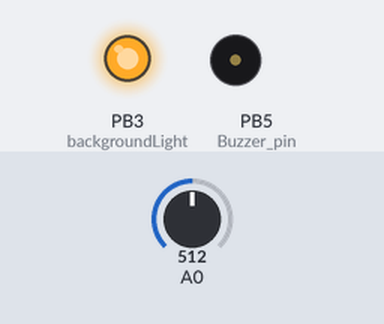
Bench run of a sketch on a simulated ATtiny85, built with avr-gcc and run on an emulated ATtiny85. On the bench: output pins drawn as LEDs (lit = HIGH), buzzer (waves = sounding). The inputs (shaded band) are chosen by the test bench; at power-on: A0 = 512. Random numbers use the default seed unless the sketch sets one.

Above: at 1.2 s.
1.3 s: A0 set to 530
At 4.2 s:
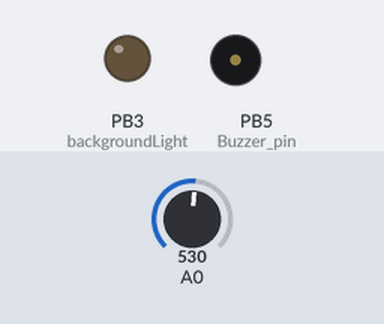
4.3 s: A0 set to 511
Timing chart, 0 to 7.3 s (numbered marks = the images above; inputs shaded):
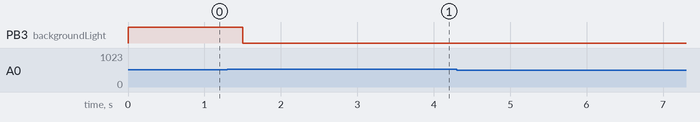

The sketch:

noDelayBlink3ledsautocalibrate5sectimeout122425.ino
```cpp
#ifndef cbi
#define cbi(sfr, bit) (_SFR_BYTE(sfr) &= ~_BV(bit))
#endif
#ifndef sbi
#define sbi(sfr, bit) (_SFR_BYTE(sfr) |= _BV(bit))
#endif


//int led = 6; // LED connected to pin 6 of ATtiny85
//int input = 3;
#include <SoftwareSerial.h>
// Definitions
//#define rxPin 3
//#define txPin 6

#include <math.h>
#include <stdlib.h>
SoftwareSerial mySerial(2,1);

int sensorPin = 0; //ACTUALLY PIN LABELED AS "2" on the HLT tutorial
int sensorVal = 1;
int backgroundLight = 3;

//boolean switchFans = 0;
float countVal = 0;
int analogPin = 0;
int PWM_pin = 7; // LED on PB0 (pin 5) of ATtiny85
int PMW_pin2 =8;
int Buzzer_pin = 5;
int val;
int outVal;
int delayVal = 1000;
long int lastTick = 0;
unsigned long currentMillis;
int lastBkgTick = 0;
int backupOutVal = 255;
int center = 520;
int temp_val = 520;
int cnt_val = 0;
long int initial_timer = 0;
long int current_timer = 0;
long int limit_timer = 0;

void setup() {
  // put your setup code here, to run once:
  mySerial.begin(9600);

  pinMode(PWM_pin, OUTPUT);

}

void loop() {
  currentMillis = round(millis());
  long int soundMillis = round(millis());
  // put your main code here, to run repeatedly:
  val = analogRead(analogPin);

  if (480 < val && val < 520 && soundMillis % 30000 < 100 )
  {
    if (temp_val == val){
      cnt_val +=1;
      if (cnt_val == 5){
        center = temp_val;
        cnt_val = 0;
      }
    }
    else {
      cnt_val = 0;
      temp_val = val;
    }
  }
  outVal = max(min(abs(center-val)*sqrt(sqrt(sqrt(abs(center-val)))),255),1);
  long lowVal;
  long high_val;

  if (outVal >15 && outVal <250) {
    initial_timer = round(millis());
    if (outVal < 20) {

      lowVal=min(((outVal+5)*1.75),255);
    }
    else {
      lowVal=outVal*3;
    }

    analogWrite(PMW_pin2, lowVal);
    if (outVal >= 150) {
    high_val = max(min(abs(150-outVal)*2.5,255),1);
      analogWrite(PWM_pin, abs(high_val));
    } else {
      analogWrite(PWM_pin, 0);
    }
    if (outVal != backupOutVal)
    {
      backupOutVal = outVal;
      delayVal = round(random(1,4000)/outVal);
    }
    if (soundMillis >= lastTick + delayVal ) {
      tone(Buzzer_pin, 1000);
      delay(1);
      noTone(Buzzer_pin);
      delayVal = round(random(1,4000)/outVal);
      lastTick = soundMillis;
    }
  }
  else {
    current_timer = round(millis());
    if (outVal < 15){
      limit_timer = 40000;
    }
    else{
      limit_timer = 5000;
    }
    if (current_timer - initial_timer < limit_timer) {
      if (outVal < 20) {

      lowVal=min(((outVal+5)*1.75),255);
      }
      else {
        lowVal=outVal*3;
      }

      analogWrite(PMW_pin2, lowVal);
      if (outVal >= 150) {
        high_val = max(min(abs(150-outVal)*2.5,255),1);

        analogWrite(PWM_pin, abs(high_val));
      } else {
        analogWrite(PWM_pin, 0);
      }
      if (outVal != backupOutVal)
      {
        backupOutVal = outVal;
        delayVal = round(random(1,4000)/outVal);
      }
      if (soundMillis >= lastTick + delayVal ) {
        tone(Buzzer_pin, 1000);
        delay(1);
        noTone(Buzzer_pin);
        delayVal = round(random(1,4000)/outVal);
        lastTick = soundMillis;
      }
     }
     else
     {analogWrite(PMW_pin2, 0);
     analogWrite(PWM_pin, 0);
     noTone(Buzzer_pin);
     }
  }
    if (abs(currentMillis % 15000) >=0  && abs(currentMillis % 15000) <=1500){
      analogWrite(backgroundLight, 255);
    }
    else {
      analogWrite(backgroundLight, 0);
    }


  //if (outVal >15 && outVal <250) {
  //analogWrite(PWM_pin, outVal);
    if(mySerial.available()){
      //mySerial.println(soundMillis);
     // mySerial.println(",");
      mySerial.print(val);
      mySerial.print(",");
      mySerial.print(center);
      mySerial.print(",");
      mySerial.print(outVal);
      mySerial.print(",");
      mySerial.print(high_val);
      mySerial.print(",");
      mySerial.print(lowVal);
      mySerial.print(",");
      mySerial.print(limit_timer);
      mySerial.print(",");
      mySerial.print(current_timer);
      mySerial.print(",");
      mySerial.println(initial_timer);
      }

}
```
